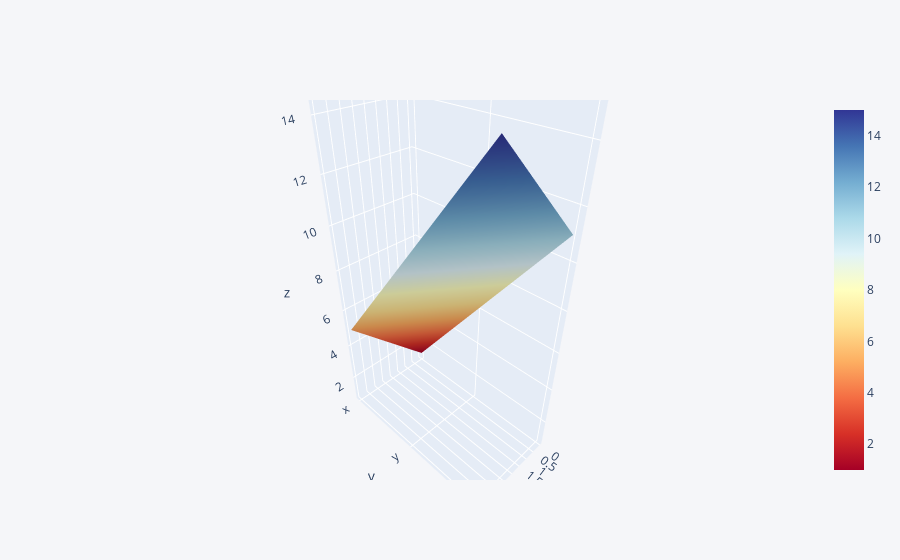

This figure's notebook cell:
### Code cell
df3.iplot('surface',colorscale='rdylbu')

### Figure 1 — Plotly figure (JSON) as saved in the notebook; plotly's stock layout.template omitted (floating-point values rounded to 4 significant figures)
{"data": [{"colorscale": [[0, "rgb(165,0,38)"], [0.1, "rgb(215,48,39)"], [0.2, "rgb(244,109,67)"], [0.3, "rgb(253,174,97)"], [0.4, "rgb(254,224,144)"], [0.5, "rgb(255,255,191)"], [0.6, "rgb(224,243,248)"], [0.7, "rgb(171,217,233)"], [0.8, "rgb(116,173,209)"], [0.9, "rgb(69,117,180)"], [1, "rgb(49,54,149)"]], "type": "surface", "x": [0, 1, 2, 3, 4], "y": ["x", "y", "z"], "z": [[1, 2, 3, 4, 5], [6, 7, 8, 9, 10], [11, 12, 13, 14, 15]]}], "layout": {"legend": {"bgcolor": "#F5F6F9", "font": {"color": "#4D5663"}}, "paper_bgcolor": "#F5F6F9", "plot_bgcolor": "#F5F6F9", "title": {"font": {"color": "#4D5663"}}, "xaxis": {"gridcolor": "#E1E5ED", "showgrid": true, "tickfont": {"color": "#4D5663"}, "title": {"font": {"color": "#4D5663"}, "text": ""}, "zerolinecolor": "#E1E5ED"}, "yaxis": {"gridcolor": "#E1E5ED", "showgrid": true, "tickfont": {"color": "#4D5663"}, "title": {"font": {"color": "#4D5663"}, "text": ""}, "zerolinecolor": "#E1E5ED"}}}
